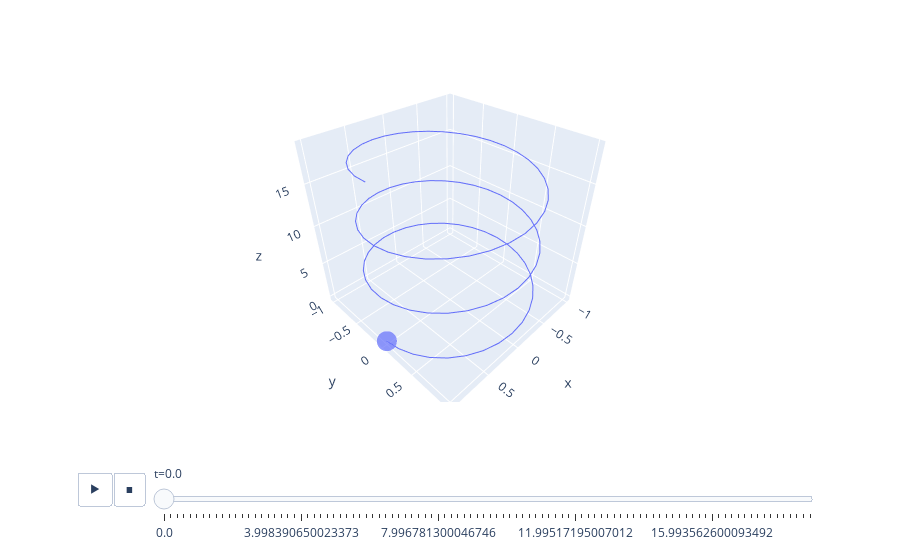

The notebook cell saved with this chart:
### Markdown cell above
## Hélice

Vamos começar com a curva conhecida como Hélice, que pode ser parametriada por $\overrightarrow{F}(t) = \left(\cos(t), \text{sen}(t), t \right)$. Na figura abaixo podemos ver o traço com o parâmetro $t$ percorrendo o intervalo $0 \leqslant t \leqslant 6\pi$.

### Code cell
# HIDE CODE
pontos = 100
t = np.linspace(0, 6*np.pi, pontos, endpoint=True)
x=np.cos(t)
y=np.sin(t)
z=t

fig2 = px.line_3d(x=x, y=y, z=z)
fig = px.scatter_3d(x=x, y=y, z=z, animation_frame=t, size = 12*np.ones(pontos),labels={'animation_frame':'t'}) # animação dos pontos da hélice
fig.add_trace(fig2.data[0]) # adicionar a curva
fig.layout.updatemenus[0].buttons[0].args[1]['frame']['duration'] = 0 # duração da transição da animação

fig.show()

### Figure 1 — Plotly figure (JSON) as saved in the notebook; plotly's stock layout.template omitted (floating-point values rounded to 4 significant figures)
{"data": [{"hovertemplate": "t=0.0<br>x=%{x}<br>y=%{y}<br>z=%{z}<br>size=%{marker.size}<extra></extra>", "legendgroup": "", "marker": {"color": "#636efa", "size": [12], "sizemode": "area", "sizeref": 0.03, "symbol": "circle"}, "mode": "markers", "name": "", "scene": "scene", "showlegend": false, "type": "scatter3d", "x": [1], "y": [0], "z": [0]}, {"hovertemplate": "x=%{x}<br>y=%{y}<br>z=%{z}<extra></extra>", "legendgroup": "", "line": {"color": "#636efa", "dash": "solid"}, "marker": {"symbol": "circle"}, "mode": "lines", "name": "", "scene": "scene", "showlegend": false, "type": "scatter3d", "x": [1, 0.9819, 0.9284, 0.8413, 0.7237, 0.5801, 0.4154, 0.2358, 0.04758, -0.1423, -0.3271, -0.5, -0.6549, -0.7861, -0.8888, -0.9595, -0.9955, -0.9955, -0.9595, -0.8888, -0.7861, -0.6549, -0.5, -0.3271, -0.1423, 0.04758, 0.2358, 0.4154, 0.5801, 0.7237, 0.8413, 0.9284, 0.9819, 1, 0.9819, 0.9284, 0.8413, 0.7237, 0.5801, 0.4154, 0.2358, 0.04758, -0.1423, -0.3271, -0.5, -0.6549, -0.7861, -0.8888, -0.9595, -0.9955, -0.9955, -0.9595, -0.8888, -0.7861, -0.6549, -0.5, -0.3271, -0.1423, 0.04758, 0.2358, 0.4154, 0.5801, 0.7237, 0.8413, 0.9284, 0.9819, 1, 0.9819, 0.9284, 0.8413, 0.7237, 0.5801, 0.4154, 0.2358, 0.04758, -0.1423, -0.3271, -0.5, -0.6549, -0.7861, -0.8888, -0.9595, -0.9955, -0.9955, -0.9595, -0.8888, -0.7861, -0.6549, -0.5, -0.3271, -0.1423, 0.04758, 0.2358, 0.4154, 0.5801, 0.7237, 0.8413, 0.9284, 0.9819, 1], "y": [0, 0.1893, 0.3717, 0.5406, 0.6901, 0.8146, 0.9096, 0.9718, 0.9989, 0.9898, 0.945, 0.866, 0.7557, 0.6182, 0.4582, 0.2817, 0.09506, -0.09506, -0.2817, -0.4582, -0.6182, -0.7557, -0.866, -0.945, -0.9898, -0.9989, -0.9718, -0.9096, -0.8146, -0.6901, -0.5406, -0.3717, -0.1893, -2.449e-16, 0.1893, 0.3717, 0.5406, 0.6901, 0.8146, 0.9096, 0.9718, 0.9989, 0.9898, 0.945, 0.866, 0.7557, 0.6182, 0.4582, 0.2817, 0.09506, -0.09506, -0.2817, -0.4582, -0.6182, -0.7557, -0.866, -0.945, -0.9898, -0.9989, -0.9718, -0.9096, -0.8146, -0.6901, -0.5406, -0.3717, -0.1893, -4.899e-16, 0.1893, 0.3717, 0.5406, 0.6901, 0.8146, 0.9096, 0.9718, 0.9989, 0.9898, 0.945, 0.866, 0.7557, 0.6182, 0.4582, 0.2817, 0.09506, -0.09506, -0.2817, -0.4582, -0.6182, -0.7557, -0.866, -0.945, -0.9898, -0.9989, -0.9718, -0.9096, -0.8146, -0.6901, -0.5406, -0.3717, -0.1893, -7.348e-16], "z": [0, 0.1904, 0.3808, 0.5712, 0.7616, 0.952, 1.142, 1.333, 1.523, 1.714, 1.904, 2.094, 2.285, 2.475, 2.666, 2.856, 3.046, 3.237, 3.427, 3.618, 3.808, 3.998, 4.189, 4.379, 4.57, 4.76, 4.95, 5.141, 5.331, 5.522, 5.712, 5.902, 6.093, 6.283, 6.474, 6.664, 6.854, 7.045, 7.235, 7.426, 7.616, 7.806, 7.997, 8.187, 8.378, 8.568, 8.758, 8.949, 9.139, 9.33, 9.52, 9.71, 9.901, 10.09, 10.28, 10.47, 10.66, 10.85, 11.04, 11.23, 11.42, 11.61, 11.8, 12.0, 12.19, 12.38, 12.57, 12.76, 12.95, 13.14, 13.33, 13.52, 13.71, 13.9, 14.09, 14.28, 14.47, 14.66, 14.85, 15.04, 15.23, 15.42, 15.61, 15.8, 15.99, 16.18, 16.37, 16.56, 16.76, 16.95, 17.14, 17.33, 17.52, 17.71, 17.9, 18.09, 18.28, 18.47, 18.66, 18.85]}], "layout": {"legend": {"itemsizing": "constant", "tracegroupgap": 0}, "margin": {"t": 60}, "scene": {"domain": {"x": [0, 1], "y": [0, 1]}, "xaxis": {"title": {"text": "x"}}, "yaxis": {"title": {"text": "y"}}, "zaxis": {"title": {"text": "z"}}}, "sliders": [{"active": 0, "currentvalue": {"prefix": "t="}, "len": 0.9, "pad": {"b": 10, "t": 60}, "steps": [{"args": [["0.0"], {"frame": {"duration": 0, "redraw": true}, "fromcurrent": true, "mode": "immediate", "transition": {"duration": 0, "easing": "linear"}}], "label": "0.0", "method": "animate"}, {"args": [["0.19039955476301776"], {"frame": {"duration": 0, "redraw": true}, "fromcurrent": true, "mode": "immediate", "transition": {"duration": 0, "easing": "linear"}}], "label": "0.19039955476301776", "method": "animate"}, {"args": [["0.3807991095260355"], {"frame": {"duration": 0, "redraw": true}, "fromcurrent": true, "mode": "immediate", "transition": {"duration": 0, "easing": "linear"}}], "label": "0.3807991095260355", "method": "animate"}, {"args": [["0.5711986642890533"], {"frame": {"duration": 0, "redraw": true}, "fromcurrent": true, "mode": "immediate", "transition": {"duration": 0, "easing": "linear"}}], "label": "0.5711986642890533", "method": "animate"}, {"args": [["0.761598219052071"], {"frame": {"duration": 0, "redraw": true}, "fromcurrent": true, "mode": "immediate", "transition": {"duration": 0, "easing": "linear"}}], "label": "0.761598219052071", "method": "animate"}, {"args": [["0.9519977738150888"], {"frame": {"duration": 0, "redraw": true}, "fromcurrent": true, "mode": "immediate", "transition": {"duration": 0, "easing": "linear"}}], "label": "0.9519977738150888", "method": "animate"}, {"args": [["1.1423973285781066"], {"frame": {"duration": 0, "redraw": true}, "fromcurrent": true, "mode": "immediate", "transition": {"duration": 0, "easing": "linear"}}], "label": "1.1423973285781066", "method": "animate"}, {"args": [["1.3327968833411243"], {"frame": {"duration": 0, "redraw": true}, "fromcurrent": true, "mode": "immediate", "transition": {"duration": 0, "easing": "linear"}}], "label": "1.3327968833411243", "method": "animate"}, {"args": [["1.523196438104142"], {"frame": {"duration": 0, "redraw": true}, "fromcurrent": true, "mode": "immediate", "transition": {"duration": 0, "easing": "linear"}}], "label": "1.523196438104142", "method": "animate"}, {"args": [["1.7135959928671598"], {"frame": {"duration": 0, "redraw": true}, "fromcurrent": true, "mode": "immediate", "transition": {"duration": 0, "easing": "linear"}}], "label": "1.7135959928671598", "method": "animate"}, {"args": [["1.9039955476301775"], {"frame": {"duration": 0, "redraw": true}, "fromcurrent": true, "mode": "immediate", "transition": {"duration": 0, "easing": "linear"}}], "label": "1.9039955476301775", "method": "animate"}, {"args": [["2.0943951023931953"], {"frame": {"duration": 0, "redraw": true}, "fromcurrent": true, "mode": "immediate", "transition": {"duration": 0, "easing": "linear"}}], "label": "2.0943951023931953", "method": "animate"}, {"args": [["2.284794657156213"], {"frame": {"duration": 0, "redraw": true}, "fromcurrent": true, "mode": "immediate", "transition": {"duration": 0, "easing": "linear"}}], "label": "2.284794657156213", "method": "animate"}, {"args": [["2.4751942119192307"], {"frame": {"duration": 0, "redraw": true}, "fromcurrent": true, "mode": "immediate", "transition": {"duration": 0, "easing": "linear"}}], "label": "2.4751942119192307", "method": "animate"}, {"args": [["2.6655937666822487"], {"frame": {"duration": 0, "redraw": true}, "fromcurrent": true, "mode": "immediate", "transition": {"duration": 0, "easing": "linear"}}], "label": "2.6655937666822487", "method": "animate"}, {"args": [["2.855993321445266"], {"frame": {"duration": 0, "redraw": true}, "fromcurrent": true, "mode": "immediate", "transition": {"duration": 0, "easing": "linear"}}], "label": "2.855993321445266", "method": "animate"}, {"args": [["3.046392876208284"], {"frame": {"duration": 0, "redraw": true}, "fromcurrent": true, "mode": "immediate", "transition": {"duration": 0, "easing": "linear"}}], "label": "3.046392876208284", "method": "animate"}, {"args": [["3.236792430971302"], {"frame": {"duration": 0, "redraw": true}, "fromcurrent": true, "mode": "immediate", "transition": {"duration": 0, "easing": "linear"}}], "label": "3.236792430971302", "method": "animate"}, {"args": [["3.4271919857343196"], {"frame": {"duration": 0, "redraw": true}, "fromcurrent": true, "mode": "immediate", "transition": {"duration": 0, "easing": "linear"}}], "label": "3.4271919857343196", "method": "animate"}, {"args": [["3.6175915404973376"], {"frame": {"duration": 0, "redraw": true}, "fromcurrent": true, "mode": "immediate", "transition": {"duration": 0, "easing": "linear"}}], "label": "3.6175915404973376", "method": "animate"}, {"args": [["3.807991095260355"], {"frame": {"duration": 0, "redraw": true}, "fromcurrent": true, "mode": "immediate", "transition": {"duration": 0, "easing": "linear"}}], "label": "3.807991095260355", "method": "animate"}, {"args": [["3.998390650023373"], {"frame": {"duration": 0, "redraw": true}, "fromcurrent": true, "mode": "immediate", "transition": {"duration": 0, "easing": "linear"}}], "label": "3.998390650023373", "method": "animate"}, {"args": [["4.1887902047863905"], {"frame": {"duration": 0, "redraw": true}, "fromcurrent": true, "mode": "immediate", "transition": {"duration": 0, "easing": "linear"}}], "label": "4.1887902047863905", "method": "animate"}, {"args": [["4.3791897595494085"], {"frame": {"duration": 0, "redraw": true}, "fromcurrent": true, "mode": "immediate", "transition": {"duration": 0, "easing": "linear"}}], "label": "4.3791897595494085", "method": "animate"}, {"args": [["4.569589314312426"], {"frame": {"duration": 0, "redraw": true}, "fromcurrent": true, "mode": "immediate", "transition": {"duration": 0, "easing": "linear"}}], "label": "4.569589314312426", "method": "animate"}, {"args": [["4.759988869075444"], {"frame": {"duration": 0, "redraw": true}, "fromcurrent": true, "mode": "immediate", "transition": {"duration": 0, "easing": "linear"}}], "label": "4.759988869075444", "method": "animate"}, {"args": [["4.9503884238384614"], {"frame": {"duration": 0, "redraw": true}, "fromcurrent": true, "mode": "immediate", "transition": {"duration": 0, "easing": "linear"}}], "label": "4.9503884238384614", "method": "animate"}, {"args": [["5.140787978601479"], {"frame": {"duration": 0, "redraw": true}, "fromcurrent": true, "mode": "immediate", "transition": {"duration": 0, "easing": "linear"}}], "label": "5.140787978601479", "method": "animate"}, {"args": [["5.331187533364497"], {"frame": {"duration": 0, "redraw": true}, "fromcurrent": true, "mode": "immediate", "transition": {"duration": 0, "easing": "linear"}}], "label": "5.331187533364497", "method": "animate"}, {"args": [["5.521587088127515"], {"frame": {"duration": 0, "redraw": true}, "fromcurrent": true, "mode": "immediate", "transition": {"duration": 0, "easing": "linear"}}], "label": "5.521587088127515", "method": "animate"}, {"args": [["5.711986642890532"], {"frame": {"duration": 0, "redraw": true}, "fromcurrent": true, "mode": "immediate", "transition": {"duration": 0, "easing": "linear"}}], "label": "5.711986642890532", "method": "animate"}, {"args": [["5.90238619765355"], {"frame": {"duration": 0, "redraw": true}, "fromcurrent": true, "mode": "immediate", "transition": {"duration": 0, "easing": "linear"}}], "label": "5.90238619765355", "method": "animate"}, {"args": [["6.092785752416568"], {"frame": {"duration": 0, "redraw": true}, "fromcurrent": true, "mode": "immediate", "transition": {"duration": 0, "easing": "linear"}}], "label": "6.092785752416568", "method": "animate"}, {"args": [["6.283185307179586"], {"frame": {"duration": 0, "redraw": true}, "fromcurrent": true, "mode": "immediate", "transition": {"duration": 0, "easing": "linear"}}], "label": "6.283185307179586", "method": "animate"}, {"args": [["6.473584861942604"], {"frame": {"duration": 0, "redraw": true}, "fromcurrent": true, "mode": "immediate", "transition": {"duration": 0, "easing": "linear"}}], "label": "6.473584861942604", "method": "animate"}, {"args": [["6.663984416705621"], {"frame": {"duration": 0, "redraw": true}, "fromcurrent": true, "mode": "immediate", "transition": {"duration": 0, "easing": "linear"}}], "label": "6.663984416705621", "method": "animate"}, {"args": [["6.854383971468639"], {"frame": {"duration": 0, "redraw": true}, "fromcurrent": true, "mode": "immediate", "transition": {"duration": 0, "easing": "linear"}}], "label": "6.854383971468639", "method": "animate"}, {"args": [["7.044783526231657"], {"frame": {"duration": 0, "redraw": true}, "fromcurrent": true, "mode": "immediate", "transition": {"duration": 0, "easing": "linear"}}], "label": "7.044783526231657", "method": "animate"}, {"args": [["7.235183080994675"], {"frame": {"duration": 0, "redraw": true}, "fromcurrent": true, "mode": "immediate", "transition": {"duration": 0, "easing": "linear"}}], "label": "7.235183080994675", "method": "animate"}, {"args": [["7.425582635757692"], {"frame": {"duration": 0, "redraw": true}, "fromcurrent": true, "mode": "immediate", "transition": {"duration": 0, "easing": "linear"}}], "label": "7.425582635757692", "method": "animate"}, {"args": [["7.61598219052071"], {"frame": {"duration": 0, "redraw": true}, "fromcurrent": true, "mode": "immediate", "transition": {"duration": 0, "easing": "linear"}}], "label": "7.61598219052071", "method": "animate"}, {"args": [["7.806381745283728"], {"frame": {"duration": 0, "redraw": true}, "fromcurrent": true, "mode": "immediate", "transition": {"duration": 0, "easing": "linear"}}], "label": "7.806381745283728", "method": "animate"}, {"args": [["7.996781300046746"], {"frame": {"duration": 0, "redraw": true}, "fromcurrent": true, "mode": "immediate", "transition": {"duration": 0, "easing": "linear"}}], "label": "7.996781300046746", "method": "animate"}, {"args": [["8.187180854809764"], {"frame": {"duration": 0, "redraw": true}, "fromcurrent": true, "mode": "immediate", "transition": {"duration": 0, "easing": "linear"}}], "label": "8.187180854809764", "method": "animate"}, {"args": [["8.377580409572781"], {"frame": {"duration": 0, "redraw": true}, "fromcurrent": true, "mode": "immediate", "transition": {"duration": 0, "easing": "linear"}}], "label": "8.377580409572781", "method": "animate"}, {"args": [["8.5679799643358"], {"frame": {"duration": 0, "redraw": true}, "fromcurrent": true, "mode": "immediate", "transition": {"duration": 0, "easing": "linear"}}], "label": "8.5679799643358", "method": "animate"}, {"args": [["8.758379519098817"], {"frame": {"duration": 0, "redraw": true}, "fromcurrent": true, "mode": "immediate", "transition": {"duration": 0, "easing": "linear"}}], "label": "8.758379519098817", "method": "animate"}, {"args": [["8.948779073861834"], {"frame": {"duration": 0, "redraw": true}, "fromcurrent": true, "mode": "immediate", "transition": {"duration": 0, "easing": "linear"}}], "label": "8.948779073861834", "method": "animate"}, {"args": [["9.139178628624853"], {"frame": {"duration": 0, "redraw": true}, "fromcurrent": true, "mode": "immediate", "transition": {"duration": 0, "easing": "linear"}}], "label": "9.139178628624853", "method": "animate"}, {"args": [["9.32957818338787"], {"frame": {"duration": 0, "redraw": true}, "fromcurrent": true, "mode": "immediate", "transition": {"duration": 0, "easing": "linear"}}], "label": "9.32957818338787", "method": "animate"}, {"args": [["9.519977738150889"], {"frame": {"duration": 0, "redraw": true}, "fromcurrent": true, "mode": "immediate", "transition": {"duration": 0, "easing": "linear"}}], "label": "9.519977738150889", "method": "animate"}, {"args": [["9.710377292913906"], {"frame": {"duration": 0, "redraw": true}, "fromcurrent": true, "mode": "immediate", "transition": {"duration": 0, "easing": "linear"}}], "label": "9.710377292913906", "method": "animate"}, {"args": [["9.900776847676923"], {"frame": {"duration": 0, "redraw": true}, "fromcurrent": true, "mode": "immediate", "transition": {"duration": 0, "easing": "linear"}}], "label": "9.900776847676923", "method": "animate"}, {"args": [["10.091176402439942"], {"frame": {"duration": 0, "redraw": true}, "fromcurrent": true, "mode": "immediate", "transition": {"duration": 0, "easing": "linear"}}], "label": "10.091176402439942", "method": "animate"}, {"args": [["10.281575957202959"], {"frame": {"duration": 0, "redraw": true}, "fromcurrent": true, "mode": "immediate", "transition": {"duration": 0, "easing": "linear"}}], "label": "10.281575957202959", "method": "animate"}, {"args": [["10.471975511965976"], {"frame": {"duration": 0, "redraw": true}, "fromcurrent": true, "mode": "immediate", "transition": {"duration": 0, "easing": "linear"}}], "label": "10.471975511965976", "method": "animate"}, {"args": [["10.662375066728995"], {"frame": {"duration": 0, "redraw": true}, "fromcurrent": true, "mode": "immediate", "transition": {"duration": 0, "easing": "linear"}}], "label": "10.662375066728995", "method": "animate"}, {"args": [["10.852774621492012"], {"frame": {"duration": 0, "redraw": true}, "fromcurrent": true, "mode": "immediate", "transition": {"duration": 0, "easing": "linear"}}], "label": "10.852774621492012", "method": "animate"}, {"args": [["11.04317417625503"], {"frame": {"duration": 0, "redraw": true}, "fromcurrent": true, "mode": "immediate", "transition": {"duration": 0, "easing": "linear"}}], "label": "11.04317417625503", "method": "animate"}, {"args": [["11.233573731018048"], {"frame": {"duration": 0, "redraw": true}, "fromcurrent": true, "mode": "immediate", "transition": {"duration": 0, "easing": "linear"}}], "label": "11.233573731018048", "method": "animate"}, {"args": [["11.423973285781065"], {"frame": {"duration": 0, "redraw": true}, "fromcurrent": true, "mode": "immediate", "transition": {"duration": 0, "easing": "linear"}}], "label": "11.423973285781065", "method": "animate"}, {"args": [["11.614372840544084"], {"frame": {"duration": 0, "redraw": true}, "fromcurrent": true, "mode": "immediate", "transition": {"duration": 0, "easing": "linear"}}], "label": "11.614372840544084", "method": "animate"}, {"args": [["11.8047723953071"], {"frame": {"duration": 0, "redraw": true}, "fromcurrent": true, "mode": "immediate", "transition": {"duration": 0, "easing": "linear"}}], "label": "11.8047723953071", "method": "animate"}, {"args": [["11.99517195007012"], {"frame": {"duration": 0, "redraw": true}, "fromcurrent": true, "mode": "immediate", "transition": {"duration": 0, "easing": "linear"}}], "label": "11.99517195007012", "method": "animate"}, {"args": [["12.185571504833137"], {"frame": {"duration": 0, "redraw": true}, "fromcurrent": true, "mode": "immediate", "transition": {"duration": 0, "easing": "linear"}}], "label": "12.185571504833137", "method": "animate"}, {"args": [["12.375971059596154"], {"frame": {"duration": 0, "redraw": true}, "fromcurrent": true, "mode": "immediate", "transition": {"duration": 0, "easing": "linear"}}], "label": "12.375971059596154", "method": "animate"}, {"args": [["12.566370614359172"], {"frame": {"duration": 0, "redraw": true}, "fromcurrent": true, "mode": "immediate", "transition": {"duration": 0, "easing": "linear"}}], "label": "12.566370614359172", "method": "animate"}, {"args": [["12.75677016912219"], {"frame": {"duration": 0, "redraw": true}, "fromcurrent": true, "mode": "immediate", "transition": {"duration": 0, "easing": "linear"}}], "label": "12.75677016912219", "method": "animate"}, {"args": [["12.947169723885208"], {"frame": {"duration": 0, "redraw": true}, "fromcurrent": true, "mode": "immediate", "transition": {"duration": 0, "easing": "linear"}}], "label": "12.947169723885208", "method": "animate"}, {"args": [["13.137569278648225"], {"frame": {"duration": 0, "redraw": true}, "fromcurrent": true, "mode": "immediate", "transition": {"duration": 0, "easing": "linear"}}], "label": "13.137569278648225", "method": "animate"}, {"args": [["13.327968833411242"], {"frame": {"duration": 0, "redraw": true}, "fromcurrent": true, "mode": "immediate", "transition": {"duration": 0, "easing": "linear"}}], "label": "13.327968833411242", "method": "animate"}, {"args": [["13.518368388174261"], {"frame": {"duration": 0, "redraw": true}, "fromcurrent": true, "mode": "immediate", "transition": {"duration": 0, "easing": "linear"}}], "label": "13.518368388174261", "method": "animate"}, {"args": [["13.708767942937278"], {"frame": {"duration": 0, "redraw": true}, "fromcurrent": true, "mode": "immediate", "transition": {"duration": 0, "easing": "linear"}}], "label": "13.708767942937278", "method": "animate"}, {"args": [["13.899167497700297"], {"frame": {"duration": 0, "redraw": true}, "fromcurrent": true, "mode": "immediate", "transition": {"duration": 0, "easing": "linear"}}], "label": "13.899167497700297", "method": "animate"}, {"args": [["14.089567052463314"], {"frame": {"duration": 0, "redraw": true}, "fromcurrent": true, "mode": "immediate", "transition": {"duration": 0, "easing": "linear"}}], "label": "14.089567052463314", "method": "animate"}, {"args": [["14.279966607226331"], {"frame": {"duration": 0, "redraw": true}, "fromcurrent": true, "mode": "immediate", "transition": {"duration": 0, "easing": "linear"}}], "label": "14.279966607226331", "method": "animate"}, {"args": [["14.47036616198935"], {"frame": {"duration": 0, "redraw": true}, "fromcurrent": true, "mode": "immediate", "transition": {"duration": 0, "easing": "linear"}}], "label": "14.47036616198935", "method": "animate"}, {"args": [["14.660765716752367"], {"frame": {"duration": 0, "redraw": true}, "fromcurrent": true, "mode": "immediate", "transition": {"duration": 0, "easing": "linear"}}], "label": "14.660765716752367", "method": "animate"}, {"args": [["14.851165271515384"], {"frame": {"duration": 0, "redraw": true}, "fromcurrent": true, "mode": "immediate", "transition": {"duration": 0, "easing": "linear"}}], "label": "14.851165271515384", "method": "animate"}, {"args": [["15.041564826278403"], {"frame": {"duration": 0, "redraw": true}, "fromcurrent": true, "mode": "immediate", "transition": {"duration": 0, "easing": "linear"}}], "label": "15.041564826278403", "method": "animate"}, {"args": [["15.23196438104142"], {"frame": {"duration": 0, "redraw": true}, "fromcurrent": true, "mode": "immediate", "transition": {"duration": 0, "easing": "linear"}}], "label": "15.23196438104142", "method": "animate"}, {"args": [["15.422363935804439"], {"frame": {"duration": 0, "redraw": true}, "fromcurrent": true, "mode": "immediate", "transition": {"duration": 0, "easing": "linear"}}], "label": "15.422363935804439", "method": "animate"}, {"args": [["15.612763490567456"], {"frame": {"duration": 0, "redraw": true}, "fromcurrent": true, "mode": "immediate", "transition": {"duration": 0, "easing": "linear"}}], "label": "15.612763490567456", "method": "animate"}, {"args": [["15.803163045330473"], {"frame": {"duration": 0, "redraw": true}, "fromcurrent": true, "mode": "immediate", "transition": {"duration": 0, "easing": "linear"}}], "label": "15.803163045330473", "method": "animate"}, {"args": [["15.993562600093492"], {"frame": {"duration": 0, "redraw": true}, "fromcurrent": true, "mode": "immediate", "transition": {"duration": 0, "easing": "linear"}}], "label": "15.993562600093492", "method": "animate"}, {"args": [["16.18396215485651"], {"frame": {"duration": 0, "redraw": true}, "fromcurrent": true, "mode": "immediate", "transition": {"duration": 0, "easing": "linear"}}], "label": "16.18396215485651", "method": "animate"}, {"args": [["16.374361709619528"], {"frame": {"duration": 0, "redraw": true}, "fromcurrent": true, "mode": "immediate", "transition": {"duration": 0, "easing": "linear"}}], "label": "16.374361709619528", "method": "animate"}, {"args": [["16.564761264382543"], {"frame": {"duration": 0, "redraw": true}, "fromcurrent": true, "mode": "immediate", "transition": {"duration": 0, "easing": "linear"}}], "label": "16.564761264382543", "method": "animate"}, {"args": [["16.755160819145562"], {"frame": {"duration": 0, "redraw": true}, "fromcurrent": true, "mode": "immediate", "transition": {"duration": 0, "easing": "linear"}}], "label": "16.755160819145562", "method": "animate"}, {"args": [["16.94556037390858"], {"frame": {"duration": 0, "redraw": true}, "fromcurrent": true, "mode": "immediate", "transition": {"duration": 0, "easing": "linear"}}], "label": "16.94556037390858", "method": "animate"}, {"args": [["17.1359599286716"], {"frame": {"duration": 0, "redraw": true}, "fromcurrent": true, "mode": "immediate", "transition": {"duration": 0, "easing": "linear"}}], "label": "17.1359599286716", "method": "animate"}, {"args": [["17.326359483434615"], {"frame": {"duration": 0, "redraw": true}, "fromcurrent": true, "mode": "immediate", "transition": {"duration": 0, "easing": "linear"}}], "label": "17.326359483434615", "method": "animate"}, {"args": [["17.516759038197634"], {"frame": {"duration": 0, "redraw": true}, "fromcurrent": true, "mode": "immediate", "transition": {"duration": 0, "easing": "linear"}}], "label": "17.516759038197634", "method": "animate"}, {"args": [["17.707158592960653"], {"frame": {"duration": 0, "redraw": true}, "fromcurrent": true, "mode": "immediate", "transition": {"duration": 0, "easing": "linear"}}], "label": "17.707158592960653", "method": "animate"}, {"args": [["17.897558147723668"], {"frame": {"duration": 0, "redraw": true}, "fromcurrent": true, "mode": "immediate", "transition": {"duration": 0, "easing": "linear"}}], "label": "17.897558147723668", "method": "animate"}, {"args": [["18.087957702486687"], {"frame": {"duration": 0, "redraw": true}, "fromcurrent": true, "mode": "immediate", "transition": {"duration": 0, "easing": "linear"}}], "label": "18.087957702486687", "method": "animate"}, {"args": [["18.278357257249706"], {"frame": {"duration": 0, "redraw": true}, "fromcurrent": true, "mode": "immediate", "transition": {"duration": 0, "easing": "linear"}}], "label": "18.278357257249706", "method": "animate"}, {"args": [["18.46875681201272"], {"frame": {"duration": 0, "redraw": true}, "fromcurrent": true, "mode": "immediate", "transition": {"duration": 0, "easing": "linear"}}], "label": "18.46875681201272", "method": "animate"}, {"args": [["18.65915636677574"], {"frame": {"duration": 0, "redraw": true}, "fromcurrent": true, "mode": "immediate", "transition": {"duration": 0, "easing": "linear"}}], "label": "18.65915636677574", "method": "animate"}, {"args": [["18.84955592153876"], {"frame": {"duration": 0, "redraw": true}, "fromcurrent": true, "mode": "immediate", "transition": {"duration": 0, "easing": "linear"}}], "label": "18.84955592153876", "method": "animate"}], "x": 0.1, "xanchor": "left", "y": 0, "yanchor": "top"}], "updatemenus": [{"buttons": [{"args": [null, {"frame": {"duration": 0, "redraw": true}, "fromcurrent": true, "mode": "immediate", "transition": {"duration": 500, "easing": "linear"}}], "label": "&#9654;", "method": "animate"}, {"args": [[null], {"frame": {"duration": 0, "redraw": true}, "fromcurrent": true, "mode": "immediate", "transition": {"duration": 0, "easing": "linear"}}], "label": "&#9724;", "method": "animate"}], "direction": "left", "pad": {"r": 10, "t": 70}, "showactive": false, "type": "buttons", "x": 0.1, "xanchor": "right", "y": 0, "yanchor": "top"}]}}
